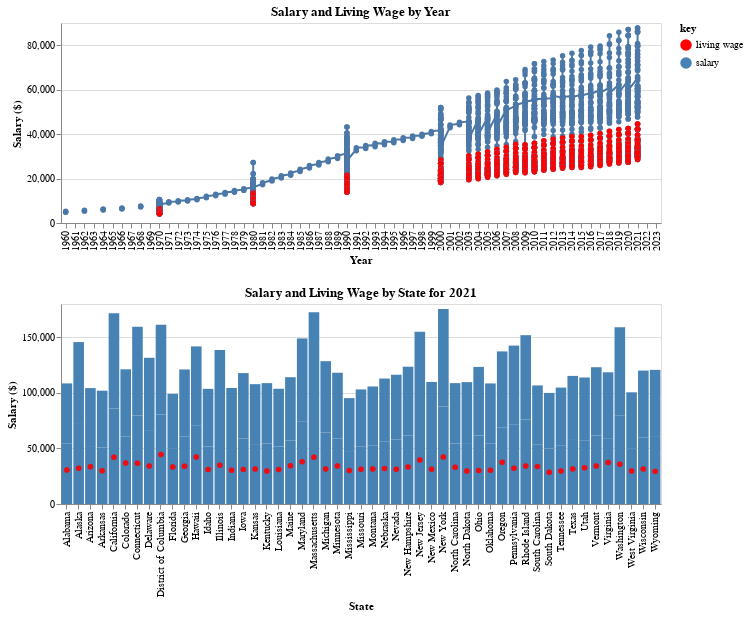

This figure's notebook cell:
### Code cell
# Import our data processing library (note: you may have to install this!)
import pandas as pd
import altair as alt
import geopandas as gpd
from altair import datum
from vega_datasets import data



# Uploading a dataset with teacher's salary by state for 1960-2021 merged with inflation adjusted living wage

data_sal= pd.read_csv("sal_cpi_live.csv")

#adjusted salary and convert date
#filter for year > = 2000
data_sal['adjusted']= round(data_sal['adjusted'],2)
data_sal['year']= data_sal['year'].astype(str)
#data_sal = data_sal[(data_sal['year'].str.contains("1960") == False)]
#data_sal = data_sal[(data_sal['year'].str.contains("1970") == False)]
#data_sal = data_sal[(data_sal['year'].str.contains("1980") == False)]
#data_sal = data_sal[(data_sal['year'].str.contains("1990") == False)]

#filter out Averages and only for 2021
data_2021 = data_sal[(data_sal['State'].str.contains("Average") == False)]
data_2021 = data_2021[(data_2021['State'].str.contains("Public") == False)]
data_2021 = data_2021[data_2021['year'] == "2021"]

selection = alt.selection(type='multi', fields=['State'])

bottom = alt.Chart(data_2021).mark_bar().encode(
    alt.X('State:N', axis=alt.Axis(title="State")),
    alt.Y('salary:Q', axis=alt.Axis(title="Salary ($)")),
    color=alt.condition(selection, alt.value('steelblue'), alt.value('lightblue')),
    tooltip=["State", "salary"]
).properties(
    width=600, height=200,
    title = 'Salary and Living Wage by State for 2021'
).add_selection(selection)

bubble = alt.Chart(data_2021).mark_circle(color = 'red').encode(
    x="State", 
    y="adjusted",
    tooltip=["State", "adjusted"]
    
)

top = alt.Chart(data_sal).mark_line(point=True).encode(
    alt.X('year:N', axis=alt.Axis(title="Year")),
    alt.Y('salary:Q', axis=alt.Axis(title="Salary ($)")),    
    tooltip=["State", "salary", "year"]    
).properties(
    width=600, height=200
).transform_filter(
    selection
)

top_adj = alt.Chart(data_sal).mark_line(point=True, color = 'red').transform_fold(
    fold=['salary', 'living wage'], 
    as_=['key', 'value']
).encode(
    x='year',
    y='adjusted',
    color=alt.Color('key:N', scale=alt.Scale(range=['red','steelblue'])),
    tooltip=["State", "adjusted", "year"]
).properties(
    width=600, height=200,
    title = 'Salary and Living Wage by Year'
).transform_filter(
    selection
)

alt.vconcat(
    top+top_adj, bottom+bubble
)

### Figure 1 — Vega-Lite specification as saved in the notebook (floating-point values rounded to 4 significant figures; data arrays with more than 128 entries replaced by an {"elided": "..."} marker saying what was removed)
{"config": {"view": {"continuousWidth": 400, "continuousHeight": 300}}, "vconcat": [{"layer": [{"mark": {"type": "line", "point": true}, "encoding": {"tooltip": [{"field": "State", "type": "nominal"}, {"field": "salary", "type": "quantitative"}, {"field": "year", "type": "nominal"}], "x": {"axis": {"title": "Year"}, "field": "year", "type": "nominal"}, "y": {"axis": {"title": "Salary ($)"}, "field": "salary", "type": "quantitative"}}, "height": 200, "transform": [{"filter": {"selection": "selector257"}}], "width": 600}, {"mark": {"type": "line", "color": "red", "point": true}, "encoding": {"color": {"field": "key", "scale": {"range": ["red", "steelblue"]}, "type": "nominal"}, "tooltip": [{"field": "State", "type": "nominal"}, {"field": "adjusted", "type": "quantitative"}, {"field": "year", "type": "nominal"}], "x": {"field": "year", "type": "nominal"}, "y": {"field": "adjusted", "type": "quantitative"}}, "height": 200, "title": "Salary and Living Wage by Year", "transform": [{"fold": ["salary", "living wage"], "as": ["key", "value"]}, {"filter": {"selection": "selector257"}}], "width": 600}], "data": {"name": "data-027c392539f58cb268d2ec1e1968ba00"}}, {"layer": [{"mark": "bar", "encoding": {"color": {"condition": {"value": "steelblue", "selection": "selector257"}, "value": "lightblue"}, "tooltip": [{"field": "State", "type": "nominal"}, {"field": "salary", "type": "quantitative"}], "x": {"axis": {"title": "State"}, "field": "State", "type": "nominal"}, "y": {"axis": {"title": "Salary ($)"}, "field": "salary", "type": "quantitative"}}, "height": 200, "selection": {"selector257": {"type": "multi", "fields": ["State"]}}, "title": "Salary and Living Wage by State for 2021", "width": 600}, {"mark": {"type": "circle", "color": "red"}, "encoding": {"tooltip": [{"field": "State", "type": "nominal"}, {"field": "adjusted", "type": "quantitative"}], "x": {"field": "State", "type": "nominal"}, "y": {"field": "adjusted", "type": "quantitative"}}}], "data": {"name": "data-ffec59d09c1982731245ecfd6e6a7d55"}}], "$schema": "https://vega.github.io/schema/vega-lite/v4.17.0.json", "datasets": {"data-027c392539f58cb268d2ec1e1968ba00": {"elided": "1699 records"}, "data-ffec59d09c1982731245ecfd6e6a7d55": [{"State": "Alabama", "year": "2021", "salary": 54270.0, "CPI": 271.0, "living_wage": 33090.0, "Year.y": 2023.0, "adjusted": 30640.0}, {"State": "Alabama", "year": "2021", "salary": 54270.0, "CPI": 271.0, "living_wage": 33090.0, "Year.y": 2023.0, "adjusted": 30640.0}, {"State": "Alaska", "year": "2021", "salary": 72860.0, "CPI": 271.0, "living_wage": 34780.0, "Year.y": 2023.0, "adjusted": 32200.0}, {"State": "Alaska", "year": "2021", "salary": 72860.0, "CPI": 271.0, "living_wage": 34780.0, "Year.y": 2023.0, "adjusted": 32200.0}, {"State": "Arizona", "year": "2021", "salary": 52160.0, "CPI": 271.0, "living_wage": 36250.0, "Year.y": 2023.0, "adjusted": 33570.0}, {"State": "Arizona", "year": "2021", "salary": 52160.0, "CPI": 271.0, "living_wage": 36250.0, "Year.y": 2023.0, "adjusted": 33570.0}, {"State": "Arkansas", "year": "2021", "salary": 50990.0, "CPI": 271.0, "living_wage": 32340.0, "Year.y": 2023.0, "adjusted": 29950.0}, {"State": "Arkansas", "year": "2021", "salary": 50990.0, "CPI": 271.0, "living_wage": 32340.0, "Year.y": 2023.0, "adjusted": 29950.0}, {"State": "California", "year": "2021", "salary": 85890.0, "CPI": 271.0, "living_wage": 45390.0, "Year.y": 2023.0, "adjusted": 42020.0}, {"State": "California", "year": "2021", "salary": 85890.0, "CPI": 271.0, "living_wage": 45390.0, "Year.y": 2023.0, "adjusted": 42020.0}, {"State": "Colorado", "year": "2021", "salary": 60610.0, "CPI": 271.0, "living_wage": 39850.0, "Year.y": 2023.0, "adjusted": 36900.0}, {"State": "Colorado", "year": "2021", "salary": 60610.0, "CPI": 271.0, "living_wage": 39850.0, "Year.y": 2023.0, "adjusted": 36900.0}, {"State": "Connecticut", "year": "2021", "salary": 79740.0, "CPI": 271.0, "living_wage": 39520.0, "Year.y": 2023.0, "adjusted": 36590.0}, {"State": "Connecticut", "year": "2021", "salary": 79740.0, "CPI": 271.0, "living_wage": 39520.0, "Year.y": 2023.0, "adjusted": 36590.0}, {"State": "Delaware", "year": "2021", "salary": 65800.0, "CPI": 271.0, "living_wage": 36900.0, "Year.y": 2023.0, "adjusted": 34160.0}, {"State": "Delaware", "year": "2021", "salary": 65800.0, "CPI": 271.0, "living_wage": 36900.0, "Year.y": 2023.0, "adjusted": 34160.0}, {"State": "District of Columbia", "year": "2021", "salary": 80660.0, "CPI": 271.0, "living_wage": 48110.0, "Year.y": 2023.0, "adjusted": 44550.0}, {"State": "District of Columbia", "year": "2021", "salary": 80660.0, "CPI": 271.0, "living_wage": 48110.0, "Year.y": 2023.0, "adjusted": 44550.0}, {"State": "Florida", "year": "2021", "salary": 49580.0, "CPI": 271.0, "living_wage": 35860.0, "Year.y": 2023.0, "adjusted": 33200.0}, {"State": "Florida", "year": "2021", "salary": 49580.0, "CPI": 271.0, "living_wage": 35860.0, "Year.y": 2023.0, "adjusted": 33200.0}, {"State": "Georgia", "year": "2021", "salary": 60550.0, "CPI": 271.0, "living_wage": 36690.0, "Year.y": 2023.0, "adjusted": 33970.0}, {"State": "Georgia", "year": "2021", "salary": 60550.0, "CPI": 271.0, "living_wage": 36690.0, "Year.y": 2023.0, "adjusted": 33970.0}, {"State": "Hawaii", "year": "2021", "salary": 70920.0, "CPI": 271.0, "living_wage": 45740.0, "Year.y": 2023.0, "adjusted": 42350.0}, {"State": "Hawaii", "year": "2021", "salary": 70920.0, "CPI": 271.0, "living_wage": 45740.0, "Year.y": 2023.0, "adjusted": 42350.0}, {"State": "Idaho", "year": "2021", "salary": 51820.0, "CPI": 271.0, "living_wage": 33610.0, "Year.y": 2023.0, "adjusted": 31120.0}, {"State": "Idaho", "year": "2021", "salary": 51820.0, "CPI": 271.0, "living_wage": 33610.0, "Year.y": 2023.0, "adjusted": 31120.0}, {"State": "Illinois", "year": "2021", "salary": 69300.0, "CPI": 271.0, "living_wage": 37770.0, "Year.y": 2023.0, "adjusted": 34970.0}, {"State": "Illinois", "year": "2021", "salary": 69300.0, "CPI": 271.0, "living_wage": 37770.0, "Year.y": 2023.0, "adjusted": 34970.0}, {"State": "Indiana", "year": "2021", "salary": 52190.0, "CPI": 271.0, "living_wage": 32840.0, "Year.y": 2023.0, "adjusted": 30410.0}, {"State": "Indiana", "year": "2021", "salary": 52190.0, "CPI": 271.0, "living_wage": 32840.0, "Year.y": 2023.0, "adjusted": 30410.0}, {"State": "Iowa", "year": "2021", "salary": 58910.0, "CPI": 271.0, "living_wage": 33650.0, "Year.y": 2023.0, "adjusted": 31160.0}, {"State": "Iowa", "year": "2021", "salary": 58910.0, "CPI": 271.0, "living_wage": 33650.0, "Year.y": 2023.0, "adjusted": 31160.0}, {"State": "Kansas", "year": "2021", "salary": 53930.0, "CPI": 271.0, "living_wage": 34070.0, "Year.y": 2023.0, "adjusted": 31550.0}, {"State": "Kansas", "year": "2021", "salary": 53930.0, "CPI": 271.0, "living_wage": 34070.0, "Year.y": 2023.0, "adjusted": 31550.0}, {"State": "Kentucky", "year": "2021", "salary": 54380.0, "CPI": 271.0, "living_wage": 32160.0, "Year.y": 2023.0, "adjusted": 29770.0}, {"State": "Kentucky", "year": "2021", "salary": 54380.0, "CPI": 271.0, "living_wage": 32160.0, "Year.y": 2023.0, "adjusted": 29770.0}, {"State": "Louisiana", "year": "2021", "salary": 51850.0, "CPI": 271.0, "living_wage": 33590.0, "Year.y": 2023.0, "adjusted": 31100.0}, {"State": "Louisiana", "year": "2021", "salary": 51850.0, "CPI": 271.0, "living_wage": 33590.0, "Year.y": 2023.0, "adjusted": 31100.0}, {"State": "Maine", "year": "2021", "salary": 57050.0, "CPI": 271.0, "living_wage": 37190.0, "Year.y": 2023.0, "adjusted": 34430.0}, {"State": "Maine", "year": "2021", "salary": 57050.0, "CPI": 271.0, "living_wage": 37190.0, "Year.y": 2023.0, "adjusted": 34430.0}, {"State": "Maryland", "year": "2021", "salary": 74510.0, "CPI": 271.0, "living_wage": 41060.0, "Year.y": 2023.0, "adjusted": 38020.0}, {"State": "Maryland", "year": "2021", "salary": 74510.0, "CPI": 271.0, "living_wage": 41060.0, "Year.y": 2023.0, "adjusted": 38020.0}, {"State": "Massachusetts", "year": "2021", "salary": 86320.0, "CPI": 271.0, "living_wage": 45510.0, "Year.y": 2023.0, "adjusted": 42140.0}, {"State": "Massachusetts", "year": "2021", "salary": 86320.0, "CPI": 271.0, "living_wage": 45510.0, "Year.y": 2023.0, "adjusted": 42140.0}, {"State": "Michigan", "year": "2021", "salary": 64270.0, "CPI": 271.0, "living_wage": 34030.0, "Year.y": 2023.0, "adjusted": 31510.0}, {"State": "Michigan", "year": "2021", "salary": 64270.0, "CPI": 271.0, "living_wage": 34030.0, "Year.y": 2023.0, "adjusted": 31510.0}, {"State": "Minnesota", "year": "2021", "salary": 59070.0, "CPI": 271.0, "living_wage": 36900.0, "Year.y": 2023.0, "adjusted": 34160.0}, {"State": "Minnesota", "year": "2021", "salary": 59070.0, "CPI": 271.0, "living_wage": 36900.0, "Year.y": 2023.0, "adjusted": 34160.0}, {"State": "Mississippi", "year": "2021", "salary": 47660.0, "CPI": 271.0, "living_wage": 32570.0, "Year.y": 2023.0, "adjusted": 30160.0}, {"State": "Mississippi", "year": "2021", "salary": 47660.0, "CPI": 271.0, "living_wage": 32570.0, "Year.y": 2023.0, "adjusted": 30160.0}, {"State": "Missouri", "year": "2021", "salary": 51560.0, "CPI": 271.0, "living_wage": 33880.0, "Year.y": 2023.0, "adjusted": 31370.0}, {"State": "Missouri", "year": "2021", "salary": 51560.0, "CPI": 271.0, "living_wage": 33880.0, "Year.y": 2023.0, "adjusted": 31370.0}, {"State": "Montana", "year": "2021", "salary": 52890.0, "CPI": 271.0, "living_wage": 33950.0, "Year.y": 2023.0, "adjusted": 31430.0}, {"State": "Montana", "year": "2021", "salary": 52890.0, "CPI": 271.0, "living_wage": 33950.0, "Year.y": 2023.0, "adjusted": 31430.0}, {"State": "Nebraska", "year": "2021", "salary": 56460.0, "CPI": 271.0, "living_wage": 34530.0, "Year.y": 2023.0, "adjusted": 31970.0}, {"State": "Nebraska", "year": "2021", "salary": 56460.0, "CPI": 271.0, "living_wage": 34530.0, "Year.y": 2023.0, "adjusted": 31970.0}, {"State": "Nevada", "year": "2021", "salary": 58170.0, "CPI": 271.0, "living_wage": 33780.0, "Year.y": 2023.0, "adjusted": 31280.0}, {"State": "Nevada", "year": "2021", "salary": 58170.0, "CPI": 271.0, "living_wage": 33780.0, "Year.y": 2023.0, "adjusted": 31280.0}, {"State": "New Hampshire", "year": "2021", "salary": 61790.0, "CPI": 271.0, "living_wage": 36030.0, "Year.y": 2023.0, "adjusted": 33360.0}, {"State": "New Hampshire", "year": "2021", "salary": 61790.0, "CPI": 271.0, "living_wage": 36030.0, "Year.y": 2023.0, "adjusted": 33360.0}, {"State": "New Jersey", "year": "2021", "salary": 77490.0, "CPI": 271.0, "living_wage": 42790.0, "Year.y": 2023.0, "adjusted": 39620.0}, {"State": "New Jersey", "year": "2021", "salary": 77490.0, "CPI": 271.0, "living_wage": 42790.0, "Year.y": 2023.0, "adjusted": 39620.0}, {"State": "New Mexico", "year": "2021", "salary": 54920.0, "CPI": 271.0, "living_wage": 33800.0, "Year.y": 2023.0, "adjusted": 31300.0}, {"State": "New Mexico", "year": "2021", "salary": 54920.0, "CPI": 271.0, "living_wage": 33800.0, "Year.y": 2023.0, "adjusted": 31300.0}, {"State": "New York", "year": "2021", "salary": 87740.0, "CPI": 271.0, "living_wage": 45740.0, "Year.y": 2023.0, "adjusted": 42350.0}, {"State": "New York", "year": "2021", "salary": 87740.0, "CPI": 271.0, "living_wage": 45740.0, "Year.y": 2023.0, "adjusted": 42350.0}, {"State": "North Carolina", "year": "2021", "salary": 54390.0, "CPI": 271.0, "living_wage": 35650.0, "Year.y": 2023.0, "adjusted": 33010.0}, {"State": "North Carolina", "year": "2021", "salary": 54390.0, "CPI": 271.0, "living_wage": 35650.0, "Year.y": 2023.0, "adjusted": 33010.0}, {"State": "North Dakota", "year": "2021", "salary": 54840.0, "CPI": 271.0, "living_wage": 31970.0, "Year.y": 2023.0, "adjusted": 29600.0}, {"State": "North Dakota", "year": "2021", "salary": 54840.0, "CPI": 271.0, "living_wage": 31970.0, "Year.y": 2023.0, "adjusted": 29600.0}, {"State": "Ohio", "year": "2021", "salary": 61690.0, "CPI": 271.0, "living_wage": 32470.0, "Year.y": 2023.0, "adjusted": 30060.0}, {"State": "Ohio", "year": "2021", "salary": 61690.0, "CPI": 271.0, "living_wage": 32470.0, "Year.y": 2023.0, "adjusted": 30060.0}, {"State": "Oklahoma", "year": "2021", "salary": 54260.0, "CPI": 271.0, "living_wage": 32760.0, "Year.y": 2023.0, "adjusted": 30330.0}, {"State": "Oklahoma", "year": "2021", "salary": 54260.0, "CPI": 271.0, "living_wage": 32760.0, "Year.y": 2023.0, "adjusted": 30330.0}, {"State": "Oregon", "year": "2021", "salary": 68670.0, "CPI": 271.0, "living_wage": 40580.0, "Year.y": 2023.0, "adjusted": 37570.0}, {"State": "Oregon", "year": "2021", "salary": 68670.0, "CPI": 271.0, "living_wage": 40580.0, "Year.y": 2023.0, "adjusted": 37570.0}, {"State": "Pennsylvania", "year": "2021", "salary": 71280.0, "CPI": 271.0, "living_wage": 34670.0, "Year.y": 2023.0, "adjusted": 32100.0}, {"State": "Pennsylvania", "year": "2021", "salary": 71280.0, "CPI": 271.0, "living_wage": 34670.0, "Year.y": 2023.0, "adjusted": 32100.0}, {"State": "Rhode Island", "year": "2021", "salary": 75970.0, "CPI": 271.0, "living_wage": 37020.0, "Year.y": 2023.0, "adjusted": 34280.0}, {"State": "Rhode Island", "year": "2021", "salary": 75970.0, "CPI": 271.0, "living_wage": 37020.0, "Year.y": 2023.0, "adjusted": 34280.0}, {"State": "South Carolina", "year": "2021", "salary": 53360.0, "CPI": 271.0, "living_wage": 36340.0, "Year.y": 2023.0, "adjusted": 33650.0}, {"State": "South Carolina", "year": "2021", "salary": 53360.0, "CPI": 271.0, "living_wage": 36340.0, "Year.y": 2023.0, "adjusted": 33650.0}, {"State": "South Dakota", "year": "2021", "salary": 49990.0, "CPI": 271.0, "living_wage": 30890.0, "Year.y": 2023.0, "adjusted": 28600.0}, {"State": "South Dakota", "year": "2021", "salary": 49990.0, "CPI": 271.0, "living_wage": 30890.0, "Year.y": 2023.0, "adjusted": 28600.0}, {"State": "Tennessee", "year": "2021", "salary": 52380.0, "CPI": 271.0, "living_wage": 32140.0, "Year.y": 2023.0, "adjusted": 29750.0}, {"State": "Tennessee", "year": "2021", "salary": 52380.0, "CPI": 271.0, "living_wage": 32140.0, "Year.y": 2023.0, "adjusted": 29750.0}, {"State": "Texas", "year": "2021", "salary": 57640.0, "CPI": 271.0, "living_wage": 34130.0, "Year.y": 2023.0, "adjusted": 31600.0}, {"State": "Texas", "year": "2021", "salary": 57640.0, "CPI": 271.0, "living_wage": 34130.0, "Year.y": 2023.0, "adjusted": 31600.0}, {"State": "Utah", "year": "2021", "salary": 56920.0, "CPI": 271.0, "living_wage": 35320.0, "Year.y": 2023.0, "adjusted": 32700.0}, {"State": "Utah", "year": "2021", "salary": 56920.0, "CPI": 271.0, "living_wage": 35320.0, "Year.y": 2023.0, "adjusted": 32700.0}, {"State": "Vermont", "year": "2021", "salary": 61550.0, "CPI": 271.0, "living_wage": 37040.0, "Year.y": 2023.0, "adjusted": 34300.0}, {"State": "Vermont", "year": "2021", "salary": 61550.0, "CPI": 271.0, "living_wage": 37040.0, "Year.y": 2023.0, "adjusted": 34300.0}, {"State": "Virginia", "year": "2021", "salary": 59270.0, "CPI": 271.0, "living_wage": 40350.0, "Year.y": 2023.0, "adjusted": 37360.0}, {"State": "Virginia", "year": "2021", "salary": 59270.0, "CPI": 271.0, "living_wage": 40350.0, "Year.y": 2023.0, "adjusted": 37360.0}, {"State": "Washington", "year": "2021", "salary": 79530.0, "CPI": 271.0, "living_wage": 38560.0, "Year.y": 2023.0, "adjusted": 35710.0}, {"State": "Washington", "year": "2021", "salary": 79530.0, "CPI": 271.0, "living_wage": 38560.0, "Year.y": 2023.0, "adjusted": 35710.0}, {"State": "West Virginia", "year": "2021", "salary": 50260.0, "CPI": 271.0, "living_wage": 32140.0, "Year.y": 2023.0, "adjusted": 29750.0}, {"State": "West Virginia", "year": "2021", "salary": 50260.0, "CPI": 271.0, "living_wage": 32140.0, "Year.y": 2023.0, "adjusted": 29750.0}, {"State": "Wisconsin", "year": "2021", "salary": 60040.0, "CPI": 271.0, "living_wage": 34110.0, "Year.y": 2023.0, "adjusted": 31580.0}, {"State": "Wisconsin", "year": "2021", "salary": 60040.0, "CPI": 271.0, "living_wage": 34110.0, "Year.y": 2023.0, "adjusted": 31580.0}, {"State": "Wyoming", "year": "2021", "salary": 60360.0, "CPI": 271.0, "living_wage": 31720.0, "Year.y": 2023.0, "adjusted": 29370.0}, {"State": "Wyoming", "year": "2021", "salary": 60360.0, "CPI": 271.0, "living_wage": 31720.0, "Year.y": 2023.0, "adjusted": 29370.0}]}}
